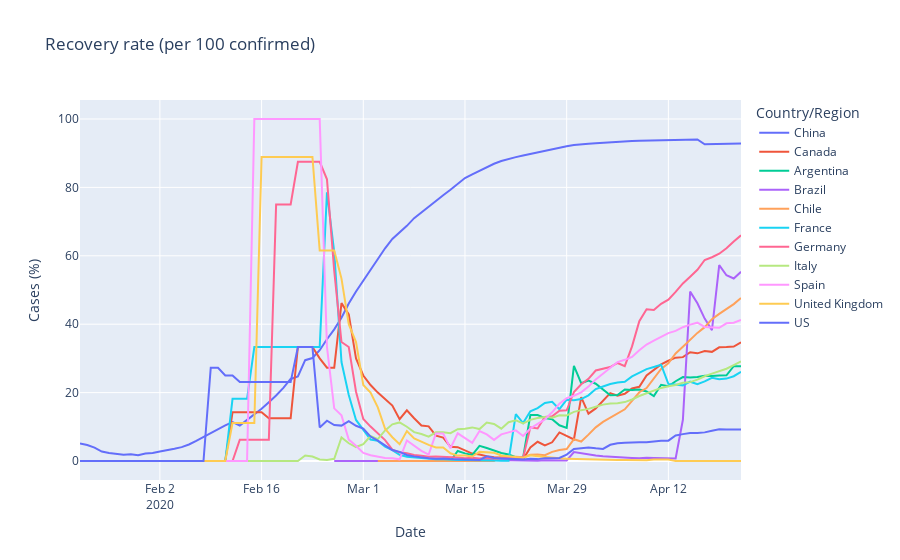

The notebook cell saved with this chart:
### Markdown cell above
#### Recovery rate
This rate is recovered/confirmed, per 100 confirmed.

### Code cell
recovered_norm = normalize(recovered,n) 
recov_rate = recovered_norm / confirmed_norm * 100
recov_rate = index_to_time(recov_rate)
meta = prepare_metadata('Recovery')
#meta_to_html(meta)
#recovered_norm.plot(title=title) 
#plot_with_plotly(recov_rate,meta)
timeseries_with_plotly(recov_rate,meta)
